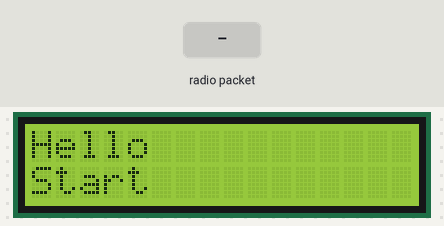
Recording of a sketch running on a simulated Arduino Uno, built with avr-gcc and run on an emulated ATmega328P. On the bench: 16×2 character LCD. Inputs (shaded band) come from the test bench. No radio packets arrive unless stated.

Above: at 2.2 s.
2.3 s: radio packet "0" arrives
At 3.0 s:
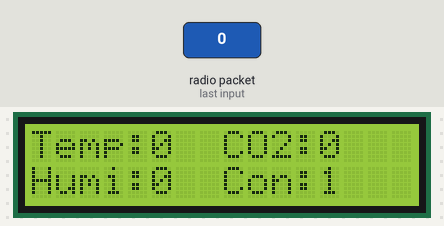
3.8 s: radio packet "1" arrives
At 4.1 s:
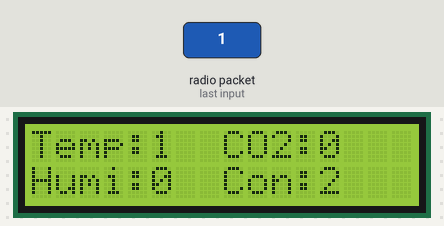
Timing chart, 0 to 6.8 s (numbered marks = the images above; inputs shaded):
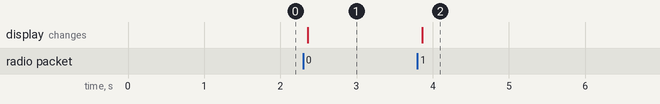

Measured:
- after the input at 2.3 s, the display: changes after 0.06 s (image 1)
- after the input at 3.8 s, the display: changes after 0.06 s (image 2)

The sketch:

Polychatel.ino
```cpp
#include <SPI.h>       // Подключаем библиотеку SPI
#include <nRF24L01.h>  // Подключаем библиотеку nRF24L01
#include <RF24.h>
#include <LiquidCrystal_I2C.h>  // Подключаем библиотеку RF24
#include <Wire.h>
int regim = 0;
LiquidCrystal_I2C lcd(0x27, 16, 2);

RF24 radio(9, 10);                // Указываем номера выводов nRF24L01: CE и CSN
const uint32_t pipe = 111156789;  // адрес "трубы" - адрес приёмника
int count = 0;
void setup() {
  while (!Serial)
    ;
  Serial.begin(9600);              // устанавливаем скор. обмена данными 9600 бод
  radio.begin();                   // Инициируем работу nRF24L01
  radio.setChannel(0x5f);          // Устанавливаем канал
  radio.openReadingPipe(0, pipe);  // Открываем "трубу" чтения
  radio.startListening();

  lcd.init();           // Инициализация дисплея
  lcd.backlight();      // Подключение подсветки
  lcd.setCursor(0, 0);  // Установка курсора в начало первой строки
  lcd.print("Hello");   // Набор текста на первой строке
  lcd.setCursor(0, 1);  // Установка курсора в начало второй строки
  lcd.print("Start");   // Набор текста на второй строке
  delay(1000);
}
void loop() {
  if (radio.available()) {  // если модуль получил информацию
    lcd.setCursor(0, 0);
    lcd.print("                 ");
    lcd.setCursor(0, 1);
    lcd.print("                 ");

    uint8_t buffer[32];                   // переменная, хранящая текст сообщения
    radio.read(&buffer, sizeof(buffer));  // читаем текст сообщения
    String message = String((char*)buffer);
    // Serial.println(message);

    char* token = strtok(message.c_str(), " "); // начало парсинга строки
    int temperature = atoi(token); // парсим значение температуры
    token = strtok(NULL, " ");
    int humidity = atoi(token); // парсим значение влажности
    token = strtok(NULL, " ");
    int co2 = atoi(token); // парсим значение CO2
    token = strtok(NULL, " ");
    int regim = atoi(token); // парсим режим работы

    // Serial.print(temperature);
    // Serial.print(":");
    // Serial.print(humidity);
    // Serial.print(":");
    // Serial.print(co2);
    // Serial.print(":");
    // Serial.print(regim);
    // Serial.print("   ");  // выводим текст в монитор порта
    // Serial.println(count);
    count++;

    switch (regim) { // в зависимости от режима выводится различная информация на экран
      case 0: // стандартный режим: выводятся все данные
        lcd.setCursor(0, 0);
        lcd.print("Temp:");
        lcd.setCursor(8, 0);
        lcd.print("CO2:");
        lcd.setCursor(0, 1);
        lcd.print("Humi:");
        lcd.setCursor(8, 1);
        lcd.print("Con:");
        lcd.setCursor(5, 0);
        lcd.print(temperature);
        lcd.setCursor(5, 1);
        lcd.print(humidity);
        lcd.setCursor(12, 0);
        lcd.print(co2);
        lcd.setCursor(12, 1);
        lcd.print(count);
        break;
      case 1: // настройка температуры
        lcd.setCursor(0, 0);
        lcd.print("Settings:");
        lcd.setCursor(0, 1);
        lcd.print("Temperature:");
        lcd.setCursor(13, 1);
        lcd.print(temperature);
        break;
      case 2: // настройка влажности
        lcd.setCursor(0, 0);
        lcd.print("Settings:");
        lcd.setCursor(0, 1);
        lcd.print("Humidity:");
        lcd.setCursor(9, 1);
        lcd.print(humidity);
        break;
      case 3: // настройка CO2
        lcd.setCursor(0, 0);
        lcd.print("Settings:");
        lcd.setCursor(0, 1);
        lcd.print("CO2:");
        lcd.setCursor(5, 1);
        lcd.print(co2);
        break;
    }
  }
}
```
